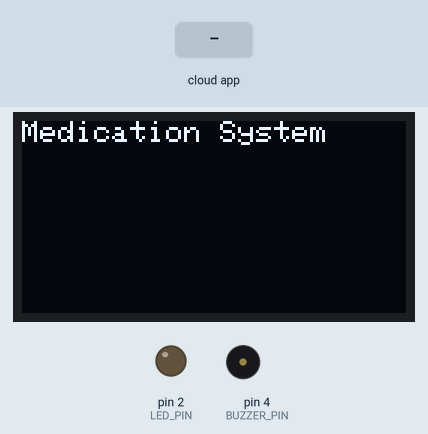
Recording of a sketch running on a simulated Arduino Uno, built with avr-gcc and run on an emulated ATmega328P. On the bench: 128×64 one-colour display, output pins drawn as LEDs (lit = HIGH), buzzer (waves = sounding, pin HIGH). Inputs (shaded band) come from the test bench. What the sketch prints to the serial monitor is not drawn.

Above: at 2.7 s.
2.8 s: the phone or cloud app sets dosage to 0
At 3.5 s:
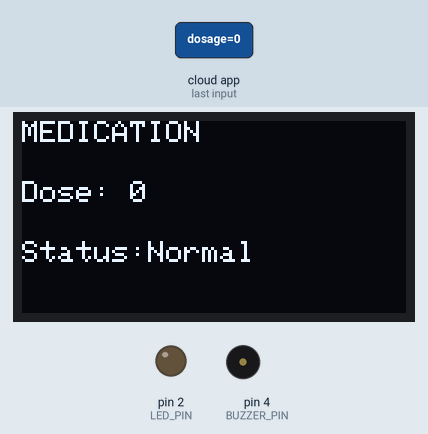
4.3 s: the phone or cloud app sets dosage to 1
At 4.6 s:
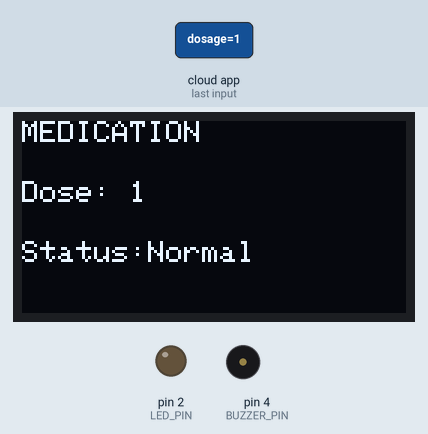
Timing chart, 0 to 7.3 s (numbered marks = the images above; inputs shaded):
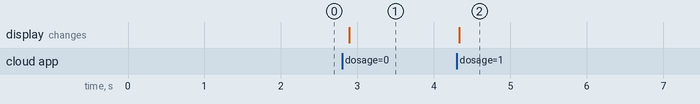

Measured:
- after the input at 2.8 s, the display: changes after 0.10 s (image 1)
- after the input at 4.3 s, the display: changes at once (image 2)

The sketch:

sketch.ino
```cpp
#include "AdafruitIO_WiFi.h"
#include <Wire.h>
#include <Adafruit_GFX.h>
#include <Adafruit_SSD1306.h>

// Adafruit IO Credentials

#define IO_USERNAME "username"
#define IO_KEY      "key"

// Adafruit IO Connection

AdafruitIO_WiFi io(
  IO_USERNAME,
  IO_KEY,
  "Wokwi-GUEST",
  ""
);

// Feeds

AdafruitIO_Feed *dosageFeed = io.feed("dosage");
AdafruitIO_Feed *statusFeed = io.feed("dosage-status");

// OLED

#define SCREEN_WIDTH 128
#define SCREEN_HEIGHT 64

Adafruit_SSD1306 display(
  SCREEN_WIDTH,
  SCREEN_HEIGHT,
  &Wire,
  -1
);

// Pins

#define LED_PIN 2
#define BUZZER_PIN 4

int dosage = 0;
String statusText = "Normal";

// Callback Function

void handleDosage(AdafruitIO_Data *data) {

  dosage = data->toInt();

  if (dosage <= 50) {

    statusText = "Normal";

    digitalWrite(LED_PIN, LOW);
    digitalWrite(BUZZER_PIN, LOW);

  }
  else if (dosage <= 80) {

    statusText = "Warning";

    digitalWrite(LED_PIN, HIGH);
    digitalWrite(BUZZER_PIN, LOW);

  }
  else {

    statusText = "Critical";

    digitalWrite(LED_PIN, HIGH);

    tone(BUZZER_PIN, 1000);
    delay(300);
    noTone(BUZZER_PIN);
  }

  statusFeed->save(statusText);

  display.clearDisplay();

  display.setTextSize(1);
  display.setCursor(0, 0);
  display.println("MEDICATION");

  display.setCursor(0, 20);
  display.print("Dose: ");
  display.println(dosage);

  display.setCursor(0, 40);
  display.print("Status:");
  display.println(statusText);

  display.display();

  Serial.print("Dosage: ");
  Serial.print(dosage);
  Serial.print(" | Status: ");
  Serial.println(statusText);
}

// Setup

void setup() {

  Serial.begin(115200);

  pinMode(LED_PIN, OUTPUT);
  pinMode(BUZZER_PIN, OUTPUT);

  if (!display.begin(SSD1306_SWITCHCAPVCC, 0x3C)) {
    Serial.println("OLED Failed");
    while (true);
  }

  display.clearDisplay();
  display.setTextSize(1);
  display.setTextColor(SSD1306_WHITE);

  display.setCursor(0, 0);
  display.println("Medication System");
  display.display();

  dosageFeed->onMessage(handleDosage);

  Serial.println("Connecting to Adafruit IO...");

  io.connect();

  while (io.status() < AIO_CONNECTED) {
    Serial.print(".");
    delay(500);
  }

  Serial.println();
  Serial.println("Connected!");

  dosageFeed->get();
}

// Loop

void loop() {
  io.run();
}
```
